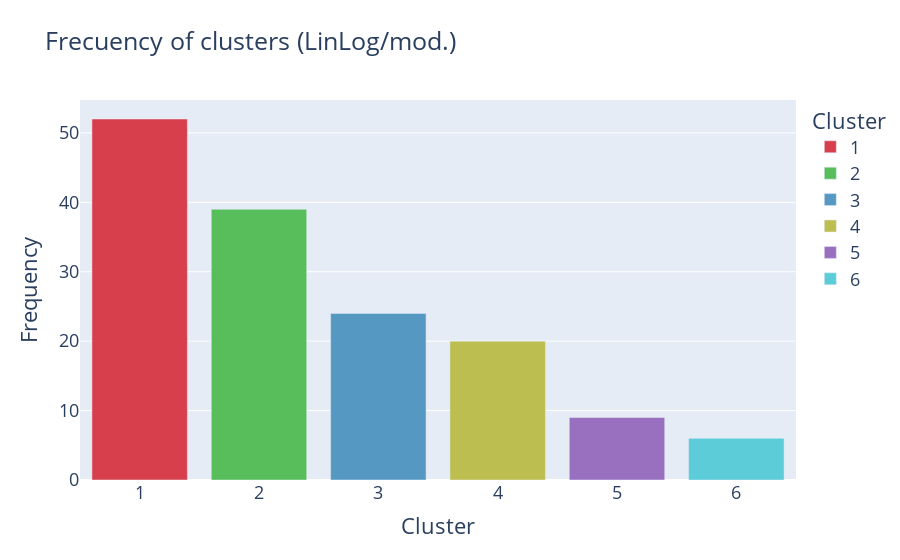

The notebook cell saved with this chart:
### Code cell
table_hist = pd.DataFrame()
table_hist["Frequency"] = sub_df_docs["cluster"].value_counts().values
table_hist["Cluster"] = [str(i) for i in range(1, 6+1)]

color_discrete_sequence = ['#d63f4b', "#58bd5b", "#5599c3", "#bcbe4f", "#996fc0", "#5cccd9"]

fig = px.bar(table_hist, x="Cluster", y="Frequency", color="Cluster", title="Frecuency of clusters (LinLog/mod.)", color_discrete_sequence=color_discrete_sequence)
fig.update_layout(
    font=dict(
        size=18
    )
)
fig.show()

### Figure 1 — Plotly figure (JSON) as saved in the notebook; plotly's stock layout.template omitted (floating-point values rounded to 4 significant figures)
{"data": [{"alignmentgroup": "True", "hovertemplate": "Cluster=%{x}<br>Frequency=%{y}<extra></extra>", "legendgroup": "1", "marker": {"color": "#d63f4b", "pattern": {"shape": ""}}, "name": "1", "offsetgroup": "1", "orientation": "v", "showlegend": true, "textposition": "auto", "type": "bar", "x": ["1"], "xaxis": "x", "y": [52], "yaxis": "y"}, {"alignmentgroup": "True", "hovertemplate": "Cluster=%{x}<br>Frequency=%{y}<extra></extra>", "legendgroup": "2", "marker": {"color": "#58bd5b", "pattern": {"shape": ""}}, "name": "2", "offsetgroup": "2", "orientation": "v", "showlegend": true, "textposition": "auto", "type": "bar", "x": ["2"], "xaxis": "x", "y": [39], "yaxis": "y"}, {"alignmentgroup": "True", "hovertemplate": "Cluster=%{x}<br>Frequency=%{y}<extra></extra>", "legendgroup": "3", "marker": {"color": "#5599c3", "pattern": {"shape": ""}}, "name": "3", "offsetgroup": "3", "orientation": "v", "showlegend": true, "textposition": "auto", "type": "bar", "x": ["3"], "xaxis": "x", "y": [24], "yaxis": "y"}, {"alignmentgroup": "True", "hovertemplate": "Cluster=%{x}<br>Frequency=%{y}<extra></extra>", "legendgroup": "4", "marker": {"color": "#bcbe4f", "pattern": {"shape": ""}}, "name": "4", "offsetgroup": "4", "orientation": "v", "showlegend": true, "textposition": "auto", "type": "bar", "x": ["4"], "xaxis": "x", "y": [20], "yaxis": "y"}, {"alignmentgroup": "True", "hovertemplate": "Cluster=%{x}<br>Frequency=%{y}<extra></extra>", "legendgroup": "5", "marker": {"color": "#996fc0", "pattern": {"shape": ""}}, "name": "5", "offsetgroup": "5", "orientation": "v", "showlegend": true, "textposition": "auto", "type": "bar", "x": ["5"], "xaxis": "x", "y": [9], "yaxis": "y"}, {"alignmentgroup": "True", "hovertemplate": "Cluster=%{x}<br>Frequency=%{y}<extra></extra>", "legendgroup": "6", "marker": {"color": "#5cccd9", "pattern": {"shape": ""}}, "name": "6", "offsetgroup": "6", "orientation": "v", "showlegend": true, "textposition": "auto", "type": "bar", "x": ["6"], "xaxis": "x", "y": [6], "yaxis": "y"}], "layout": {"barmode": "relative", "font": {"size": 18}, "legend": {"title": {"text": "Cluster"}, "tracegroupgap": 0}, "title": {"text": "Frecuency of clusters (LinLog/mod.)"}, "xaxis": {"anchor": "y", "categoryarray": ["1", "2", "3", "4", "5", "6"], "categoryorder": "array", "domain": [0, 1], "title": {"text": "Cluster"}}, "yaxis": {"anchor": "x", "domain": [0, 1], "title": {"text": "Frequency"}}}}
